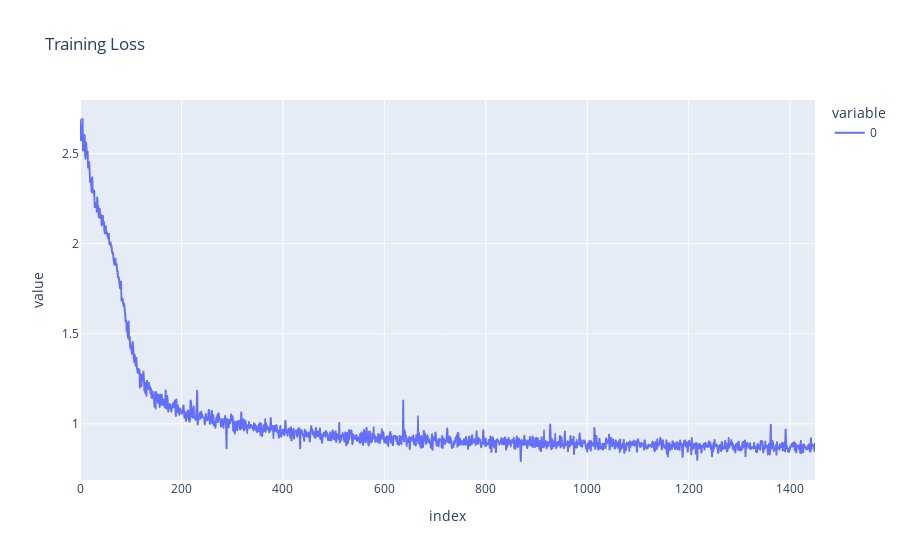

Notebook source saved alongside this figure:
### Code cell
# Plotly line plot of training losses
fig = px.line(train_losses, labels={'x': 'Iteration', 'y': 'Loss'}, title='Training Loss')
fig.show()

### Figure 1 — Plotly figure (JSON) as saved in the notebook; plotly's stock layout.template omitted (floating-point values rounded to 4 significant figures; data arrays with more than 128 entries replaced by an {"elided": "..."} marker saying what was removed)
{"data": [{"hovertemplate": "variable=0<br>index=%{x}<br>value=%{y}<extra></extra>", "legendgroup": "0", "line": {"color": "#636efa", "dash": "solid"}, "marker": {"symbol": "circle"}, "mode": "lines", "name": "0", "showlegend": true, "type": "scattergl", "x": {"elided": "1450 int values"}, "xaxis": "x", "y": {"elided": "1450 float values"}, "yaxis": "y"}], "layout": {"legend": {"title": {"text": "variable"}, "tracegroupgap": 0}, "title": {"text": "Training Loss"}, "xaxis": {"anchor": "y", "domain": [0, 1], "title": {"text": "index"}}, "yaxis": {"anchor": "x", "domain": [0, 1], "title": {"text": "value"}}}}
